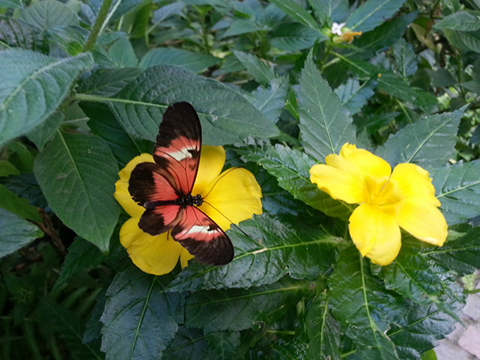
//> input picture sample-source/OPENCVBook/chapter06/image/color_space.jpg, 480 x 360 px
$ ./conver_HSV   (built with g++ and OpenCV 4)
//> lines starting //> are read from the running program, lines starting //| are printed output that depends on the picture
//> further down, BGR_img is the input picture: 360 rows x 480 cols, CV_8UC3; mean B, G, R 63, 97.7, 76.2
#include <opencv2/opencv.hpp>

using namespace std;
using namespace cv;

/* RGB Color -> HSI Color */
void bgr2hsi(Mat img, Mat &hsv)
{
    /* HSI 행렬 3채널 float 형 */
    hsv = Mat(img.size(), CV_32FC3);
    for(int i = 0; i < img.rows; i++)
    {
        for(int j = 0; j < img.cols; j++)
        {
            /* 파랑색 화소 */
            float B = img.at<Vec3b>(i, j)[0];
            /* 초록색 화소 */
            float G = img.at<Vec3b>(i, j)[1];
            /* 빨강색 화소 */
            float R = img.at<Vec3b>(i, j)[2];
            /* 채도 계산 */
            float s = 1 - 3 * min(R, min(G, B)) / (R+G+B);
            /* 명도 계산 */
            float v = (R+G+B) / 3.0f;

            float tmp1 = ((R - G) + (R - G)) * 0.5f;
            float tmp2 = sqrt((R - G) * (R - B) + (G - B) * (G - B));
            float angle = (float)acos(tmp1/tmp2) * (180.f/CV_PI);
            /* 색상 계산 */
            float h = (B <= G)? angle:360 - angle;
            /* 반환 행렬 원소에 저장 */
            hsv.at<Vec3f>(i, j) = Vec3f(h/2, s*255, v);
        }
    }
//> hsv: 360 rows x 480 cols, CV_32FC3; 15.14% of the values are NaN or infinite; the others: min 0, max 255, mean 82.16
    /* 형 변환을 해서 저장 */
    hsv.convertTo(hsv, CV_8U);
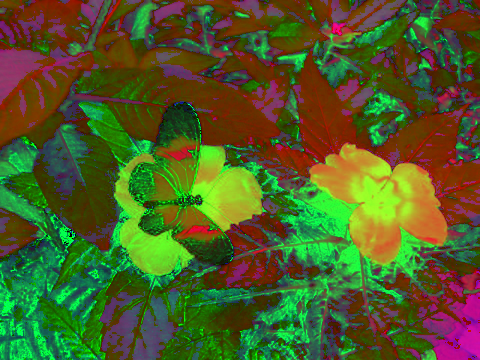
//> hsv: 360 rows x 480 cols, CV_8UC3; mean B, G, R 37.7, 92.5, 79
}

int main()
{
    Mat BGR_img = imread("../image/color_space.jpg", IMREAD_COLOR);
    CV_Assert(BGR_img.data);
    Mat HSI_img, HSV_img, hsi[3], hsv[3];
    /* BGR Color -> HSI Color */
    bgr2hsi(BGR_img, HSI_img);
    /* OpenCV 변환 함수 */
    cvtColor(BGR_img, HSV_img, CV_BGR2HSV);
//> HSV_img: 360 rows x 480 cols, CV_8UC3; mean H, S, V 62.4, 128.3, 102.5
    /* 채널 분리 */
    split(HSI_img, hsi);
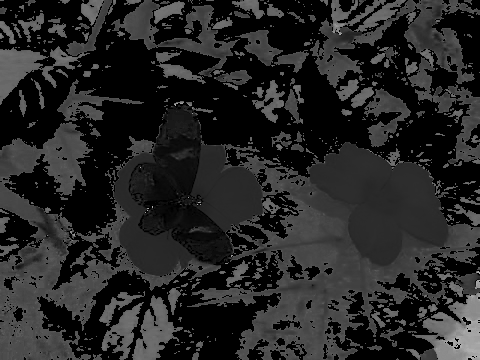
//> hsi[0]: 360 rows x 480 cols, CV_8UC1; min 0, max 180, mean 37.7
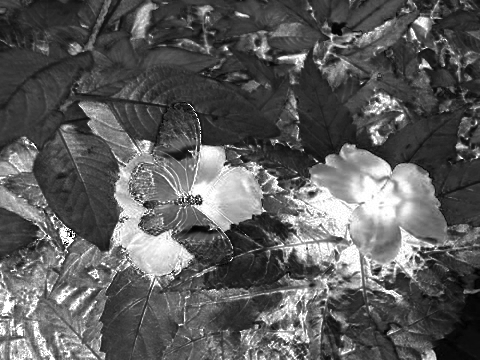
//> hsi[1]: 360 rows x 480 cols, CV_8UC1; min 0, max 255, mean 92.5
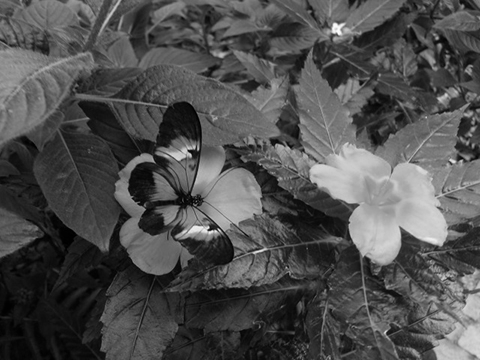
//> hsi[2]: 360 rows x 480 cols, CV_8UC1; min 0, max 252, mean 79
    split(HSV_img, hsv);
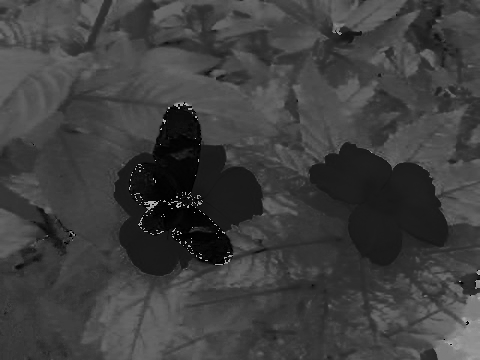
//> hsv[0]: 360 rows x 480 cols, CV_8UC1; min 0, max 179, mean 62.4
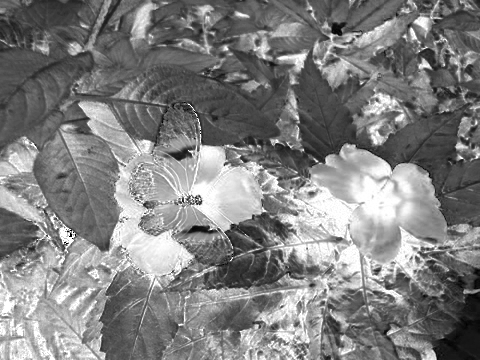
//> hsv[1]: 360 rows x 480 cols, CV_8UC1; min 0, max 255, mean 128.3
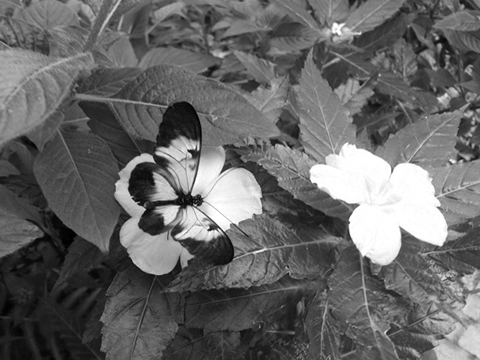
//> hsv[2]: 360 rows x 480 cols, CV_8UC1; min 0, max 255, mean 102.5

    imshow("BGR_img", BGR_img);
    imshow("Hue", hsi[0]);
    imshow("Saturation", hsi[1]);
    imshow("Intensity", hsi[2]);
    imshow("OpenCV_Hue", hsv[0]);
    imshow("OpenCV_Saturation", hsv[1]);
    imshow("OpenCV_Value", hsv[2]);

    waitKey();

    return 0;
}

$ run again, with sample-source/OPENCVBook/chapter06/image/bright.jpg copied over sample-source/OPENCVBook/chapter06/image/color_space.jpg
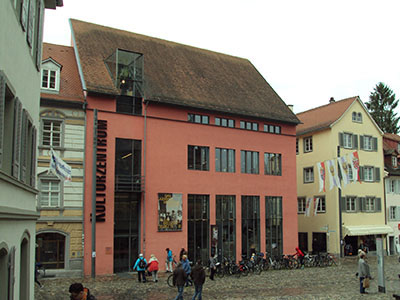
//> input picture sample-source/OPENCVBook/chapter06/image/bright.jpg, 400 x 300 px
//> BGR_img is the input picture: 300 rows x 400 cols, CV_8UC3; mean B, G, R 113, 125.9, 135.3
//> HSV_img: 300 rows x 400 cols, CV_8UC3; mean H, S, V 32.3, 58.7, 138.8
//> `split(HSV_img, hsv);`:
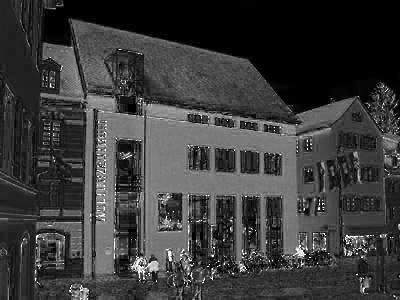
//> hsv[1]: 300 rows x 400 cols, CV_8UC1; min 0, max 255, mean 58.7
//> `split(HSV_img, hsv);`:
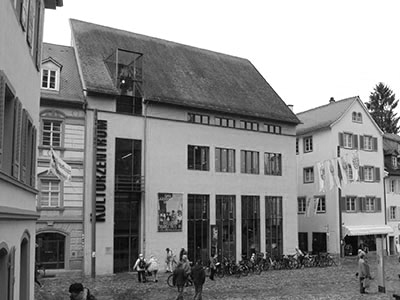
//> hsv[2]: 300 rows x 400 cols, CV_8UC1; min 0, max 255, mean 138.8

$ run again, with sample-source/OPENCVBook/chapter06/image/color_model.jpg copied over sample-source/OPENCVBook/chapter06/image/color_space.jpg
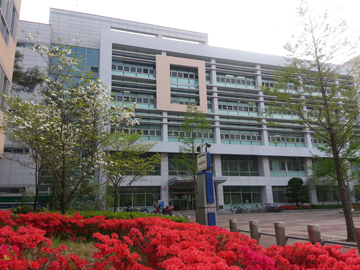
//> input picture sample-source/OPENCVBook/chapter06/image/color_model.jpg, 360 x 270 px
//> BGR_img is the input picture: 270 rows x 360 cols, CV_8UC3; mean B, G, R 113, 116, 131.8
//> HSV_img: 270 rows x 360 cols, CV_8UC3; mean H, S, V 73.3, 64.2, 138
//> `split(HSV_img, hsv);`:
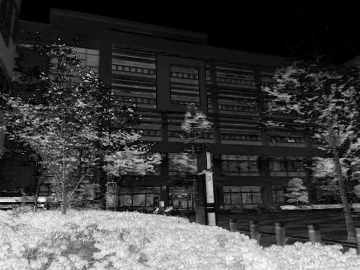
//> hsv[1]: 270 rows x 360 cols, CV_8UC1; min 0, max 255, mean 64.2
//> `split(HSV_img, hsv);`:
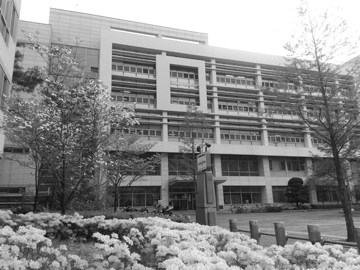
//> hsv[2]: 270 rows x 360 cols, CV_8UC1; min 11, max 255, mean 138

$ run again, with sample-source/OPENCVBook/chapter06/image/equalize_test.jpg copied over sample-source/OPENCVBook/chapter06/image/color_space.jpg
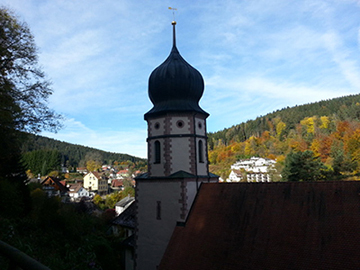
//> input picture sample-source/OPENCVBook/chapter06/image/equalize_test.jpg, 360 x 270 px
//> BGR_img is the input picture: 270 rows x 360 cols, CV_8UC3; mean B, G, R 121.7, 112.6, 98
//> HSV_img: 270 rows x 360 cols, CV_8UC3; mean H, S, V 84.1, 93.1, 130.3
//> `split(HSV_img, hsv);`:
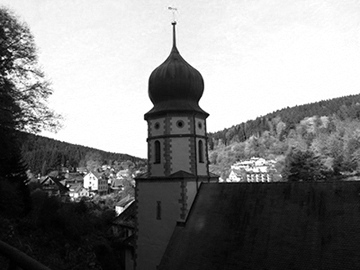
//> hsv[2]: 270 rows x 360 cols, CV_8UC1; min 0, max 255, mean 130.3
